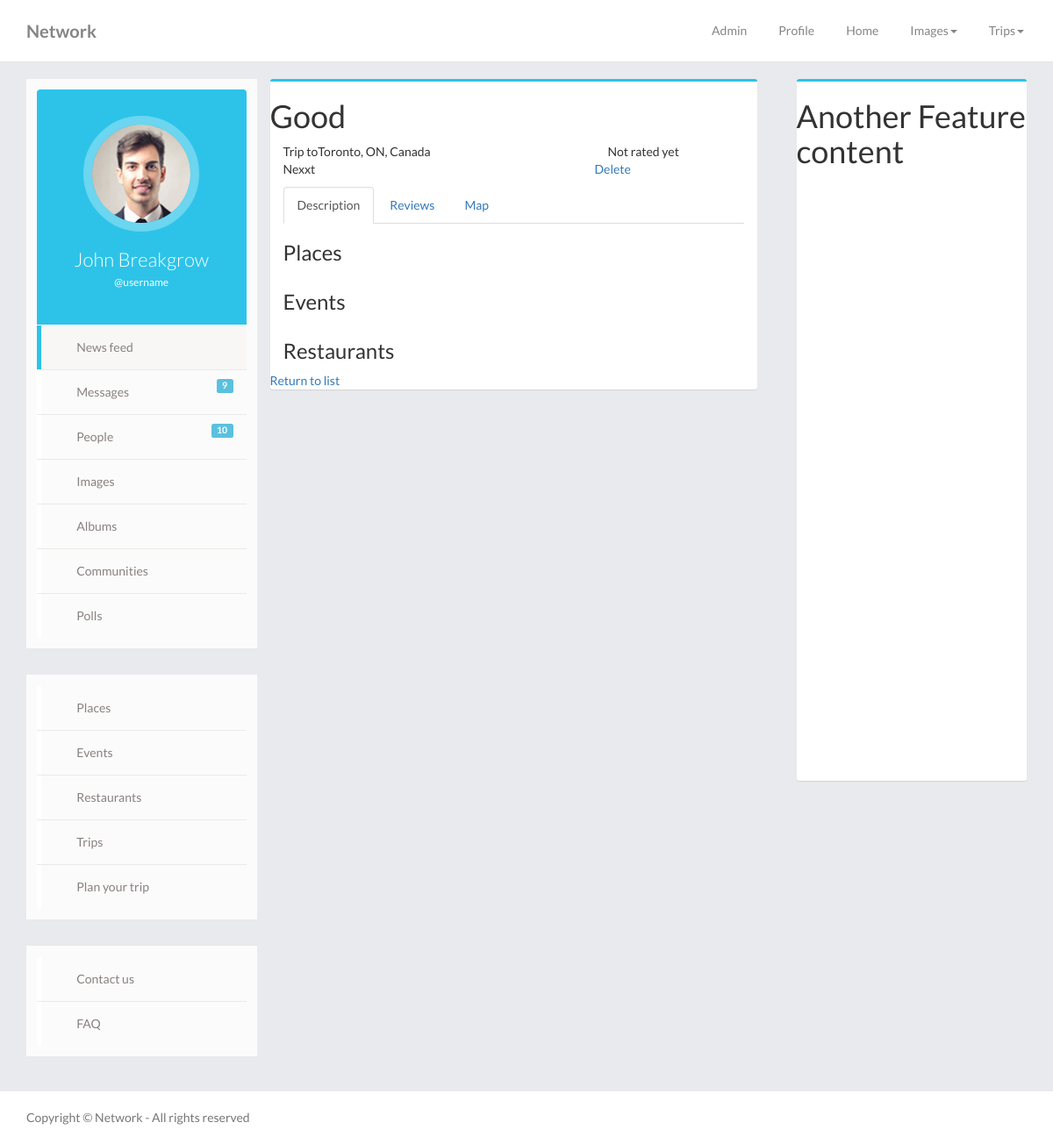
/home.php?feature=trips&action=viewtrip&id=6, run on the app's committed database.
### tables this page shows
CREATE TABLE `trips` (
  `id` int(10) NOT NULL,
  `global_type` int(11) NOT NULL DEFAULT '4',
  `cat_id` int(10) NOT NULL,
  `title` varchar(255) NOT NULL,
  `image` varchar(255) DEFAULT NULL,
  `description` text NOT NULL,
  `date_start` varchar(255) NOT NULL,
  `date_end` varchar(255) NOT NULL,
  `items` varchar(255) NOT NULL,
  `trip_location` varchar(255) NOT NULL,
  `lat` varchar(255) NOT NULL,
  `lng` varchar(255) NOT NULL,
  `rating` varchar(255) NOT NULL DEFAULT '0',
  `posted_by` int(10) NOT NULL,
  `posted_date` datetime NOT NULL,
  `status` int(11) NOT NULL DEFAULT '0'
);

### features/trips/models/trip.php (called while the page is built, shortened)
<?php
class TripDAO
{
    private $db;
    public function __construct($db)
    {
        $this->db=$db;
    }
    public function getTrip($id){
        $query ="SELECT * FROM trips WHERE id=:id";
        $pdostmt=$this->db->prepare($query);
        $pdostmt->bindValue(':id',$id,PDO::PARAM_STR);
        $pdostmt->setFetchMode(PDO::FETCH_CLASS, 'Trip');
        $pdostmt->execute();
        $trip=$pdostmt->fetch();
        return $trip;
    }
}
class Trip implements JsonSerializable
{
    private $id;
    private $title;
    private $description;
    private $trip_location;
    private $rating=0;
    private $posted_by;
    public function getId()
    {
        return $this->id;
    }
    public function getTitle()
    {
        return $this->title;
    }
    public function getDesc()
    {
        return $this->description;
    }
    public function getLocation()
    {
        return $this->trip_location;
    }
    public function getRating()
    {
        return $this->rating;
    }
    public function getPostedBy()
    {
        return $this->posted_by;
    }
}

### features/trips/views/trip_view.php (the view, shortened to what this page needs)
<div class="box row">
    <h1><?php echo( $trip->getTitle());?></h1>
    <div class="col-md-8 col-sm-8">
        <table>
            <tr>
                <td>Trip to </td>
                <td><?php echo( $trip->getLocation());?></td>
            </tr>
        </table>
        <p><?php echo( $trip->getDesc());?></p>
    </div>
    <div class="col-md-4 col-sm-4">
        <?php
            $int=intval($trip->getRating());
            if($int==0) echo "<span>Not rated yet</span>";
        ?>
    </div>
    <div class="content-row">
        <div class="col-md-12 col-sm-12 col-xs-12">
            <ul class="nav nav-tabs">
              <li class="active"><a data-toggle="tab" href="#desc">Description</a></li>
              <li><a data-toggle="tab" href="#reviews">Reviews</a></li>
              <li><a data-toggle="tab" href="#location">Map</a></li>
            </ul>
            <div class="tab-content">
              <div id="desc" class="tab-pane fade in active">
              </div>
            </div>
        </div>
    </div>
    <?php   if($_SESSION['user_id']==$trip->getpostedBy()) :?>
          <a href='home.php?feature=trips&action=deletetrip&id=<?php echo($trip->getId());?>'>Delete</a>
    <?php endif;?>
    <div class="row">
    <div class="col-md-12">
     <a href="home.php?feature=trips&action=viewlist">Return to list</a>
    </div>
    </div>
</div>

### css/timeline.css (style rules this page uses)
html { position: relative; min-height: 100%; }
body { font-family: Lato,"Helvetica Neue",Arial,Verdana,Tahoma,"Lucida Sans",FreeSans,"Lucida Sans Unicode","Luxi Sans",sans-serif; background: #e9eaed; overflow-x:hidden; }
.box { position: relative; border-radius: 3px; background: #ffffff; border-top: 3px solid #2dc3e8; margin-bottom: 20px; width: 100%; box-shadow: 0 1px 1px rgba(0,0,0,0.1); }
a, a:hover { text-decoration: none; }

### data on the page
trips: title "Good", trip_location "Toronto, ON, Canada", description "Nexxt"
